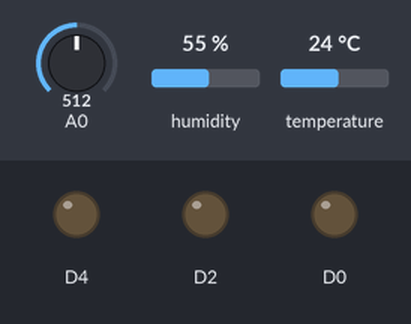
Recording of a sketch running on a simulated ESP8266 (NodeMCU). On the bench: output pins drawn as LEDs (lit = HIGH). Dashed ring = blinking. Inputs (shaded band) come from the test bench; at power-on: temperature 24 °C, A0 = 512, humidity 55 %. WiFi joins after 1.5 s; servers stay silent unless stated; no MQTT or app messages arrive unless stated.

Above: at 2.7 s.
2.8 s: temperature set to 27.3 °C
4.3 s: temperature set to 28.4 °C
At 5.4 s:
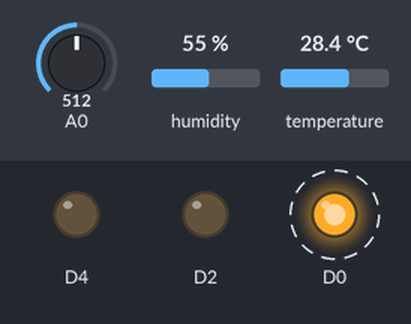
7.4 s: A0 set to 823
9.8 s: A0 set to 843
At 10.6 s:
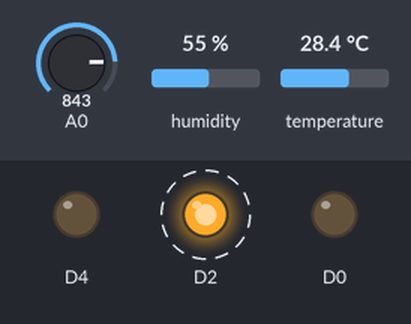
12.9 s: temperature set to 11 °C
At 14.9 s:
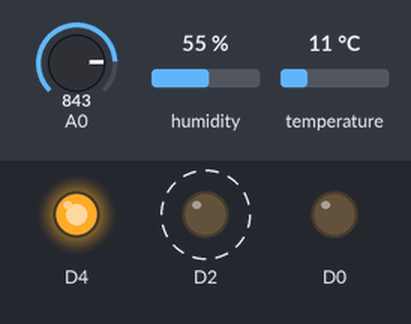
16.0 s: A0 set to 716
At 17.4 s:
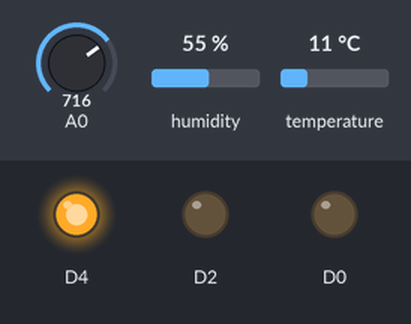
Timing chart, 0 to 18.6 s (numbered marks = the images above; inputs shaded):
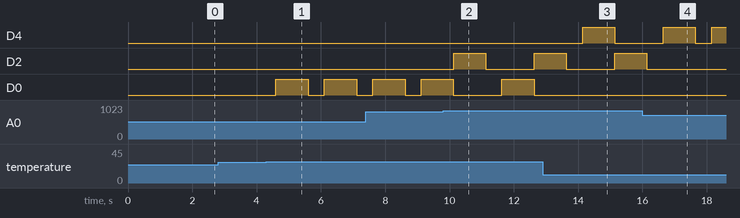

The sketch:

smart_pot_code.ino
```cpp
#include <ESP8266WiFi.h>
#include <PubSubClient.h>
#include <dht.h>

dht DHT;
#define DHT22_PIN D6

const char* ssid ="AndroidAP";
const char* password ="*****";
const char* mqtt_server ="192.168.43.77";// addresse ip de raspberry

WiFiClient espClient;
PubSubClient client(espClient);
char msg[50];
float temp;
float hum;
int soilValue;

const int RED = 1;
const int GREEN = 2;
const int BLUE = 3;

void setup()
{
  setup_wifi();
  client.setServer(mqtt_server,1883);
  //pinMode(D2, OUTPUT);     // Initialize the BUILTIN_LED pin as an output
  //client.setCallback(callback);
  pinMode(D0, OUTPUT);
  pinMode(D2, OUTPUT);
  pinMode(D4, OUTPUT);

  Serial.begin(9600);
}

void setup_wifi()
{
  delay(10);

  WiFi.begin(ssid, password);

  while (WiFi.status() != WL_CONNECTED)
  {
    delay(500);
  }
}

/*void callback(char* topic, byte* payload, unsigned int length)
{
  if ((char)payload[0] == '0')
  {
    digitalWrite(D2, LOW);   // Turn the LED on (Note that LOW is the voltage level
  }

 if ((char)payload[0] == '1')
 {
    digitalWrite(D2, HIGH);  // Turn the LED off by making the voltage HIGH
  }
}*/

void reconnect()
{
  while (!client.connected())
  {
    if (client.connect("ESP8266Client"))
    {
      //client.publish("temperature", "hello world");
      //client.subscribe("temperature");
    }
    else
    {
      delay(3000);
    }
  }
}

void loop()
{
  if (!client.connected())
  {
    reconnect();
  }
  client.loop();

    delay(500);

    uint32_t start = micros();
    int chk = DHT.read22(DHT22_PIN);
    uint32_t stop = micros();

    temp = DHT.temperature;
    //snprintf (msg, 75, "Temperature %.2f",temp);
    snprintf (msg,5,"%.2f",temp);
    client.publish("temp",msg);
    //Serial.print("Temperature : ");
    //Serial.println(temp);

    if(temp > 28)
    {
    digitalWrite(D0, HIGH);//red
    delay (1000);
    digitalWrite(D0, LOW);//red
    }

    if(temp < 12)
    {
    digitalWrite(D4, HIGH);//blue
    delay (1000);
    digitalWrite(D4, LOW);//blue
    }


    hum = DHT.humidity;
    //snprintf (msg, 75, "Humidite %.2f",hum);
    snprintf (msg,5,"%.2f",hum);
    client.publish("hum",msg);
    //Serial.print("Humidity air : ");
    //Serial.println(hum);

    //snprintf (msg, 75, "Soil humidity %d",soilValue);
    soilValue = analogRead(0);
    soilValue=100-((soilValue*100)/1024);
    snprintf (msg,5,"%d",soilValue);
    client.publish("soil",msg);

    if(soilValue <20)
    {
    digitalWrite(D2, HIGH);//green
    delay (1000);
    digitalWrite(D2, LOW);//green
    }

  //Serial.print("Soil value : ");
    //Serial.println(soilValue);

    //Serial.println("");
    //delay(2000);
}
```

Measured:
- the behaviour switches between 28 and 28.1 °C on temperature (found by bisection; images 0 and 1)
- the behaviour switches between 829 and 830 on A0 (found by bisection; images 1 and 2)
- after the input at 2.8 s, every drawn part: stays the same
- after the input at 4.3 s, D0: alternates HIGH for 1.0 s and LOW for 0.51 s, starting after 0.30 s
- after the input at 9.8 s, D2: LOW → HIGH after 0.33 s, → LOW 1.0 s later, → HIGH 1.5 s later
- after the input at 12.9 s, D4: LOW → HIGH after 1.2 s, → LOW 1.0 s later; D0: stays LOW (without the input it goes to HIGH after 1.2 s)
- after the input at 16.0 s, D2: goes on until 16.1 s, then stays LOW
